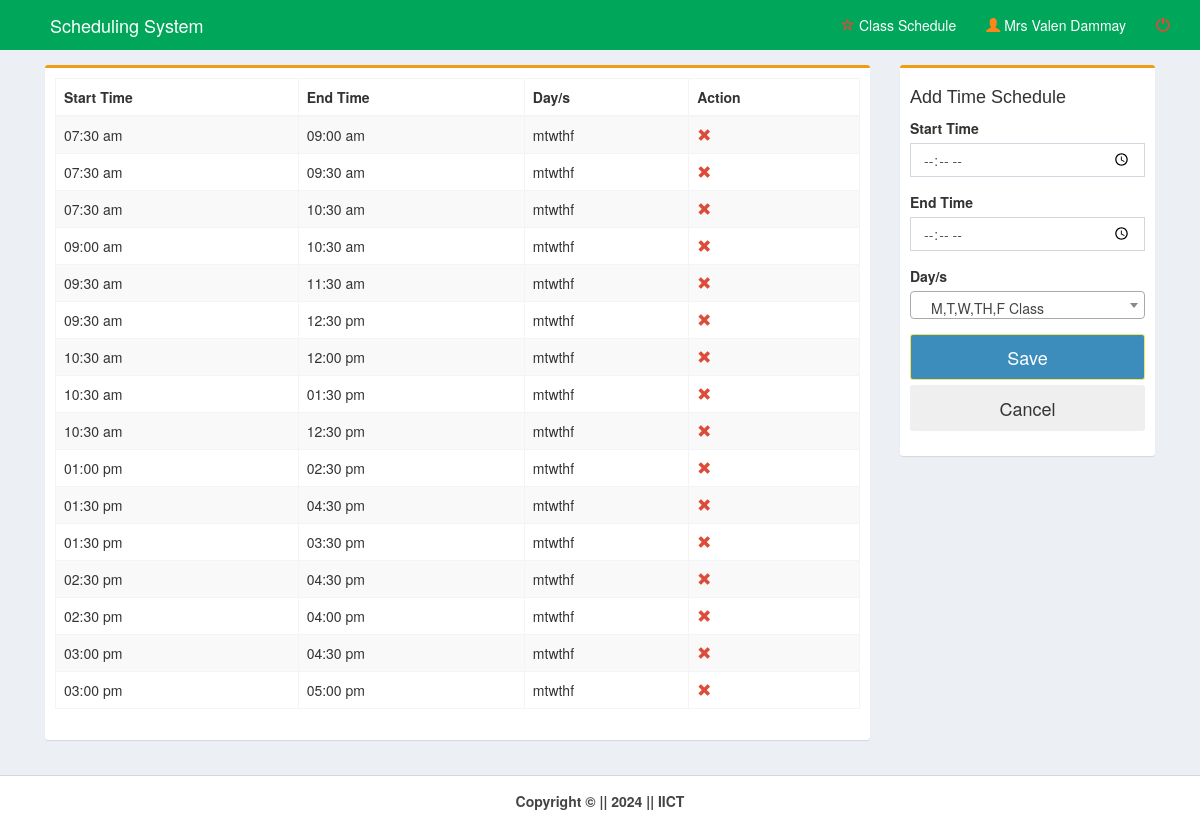
/pages/time.php (signed in), run on the app's committed database.
### tables this page shows
CREATE TABLE `time` (
  `time_id` int(11) NOT NULL,
  `time_start` time NOT NULL,
  `time_end` time NOT NULL,
  `days` varchar(15) NOT NULL
);

### pages/time.php (the view, shortened to what this page needs)
<!DOCTYPE html>
<html>
<head>
    <link rel="stylesheet" href="../bootstrap/css/bootstrap.min.css">
    <link rel="stylesheet" href="../plugins/datatables/dataTables.bootstrap.css">
    <link rel="stylesheet" href="../dist/css/AdminLTE.min.css">
    <link rel="stylesheet" href="../plugins/select2/select2.min.css">
    <link rel="stylesheet" href="../dist/css/skins/_all-skins.min.css">
</head>
<body class="hold-transition skin-green layout-top-nav" onload="myFunction()">
    <div class="wrapper">
        <div class="content-wrapper">
            <div class="container">
                <section class="content">
                    <div class="row">
                        <div class="col-md-9">
                            <div class="box box-warning">
                                <div class="box-body">
                                    <div class="row">
                                        <div class="col-md-12">
                                            <table class="table table-bordered table-striped"
                                                style="margin-right:-10px">
                                                <thead>
                                                    <tr>
                                                        <th>Start Time</th>
                                                        <th>End Time</th>
                                                        <th>Day/s</th>
                                                        <th>Action</th>
                                                    </tr>
                                                </thead>
                                                <?php
        include('../dist/includes/dbcon.php');
        $query=mysqli_query($con,"select * from time order by days,time_start")or die(mysqli_error($con));
          while($row=mysqli_fetch_array($query)){
            $id=$row['time_id'];
            $start=date("h:i a",strtotime($row['time_start']));
            $end=date("h:i a",strtotime($row['time_end']));
            $day=$row['days'];
    ?>
                                                <tr>
                                                    <td><?php echo $start;?></td>
                                                    <td><?php echo $end;?></td>
                                                    <td><?php echo $day;?></td>
                                                    <td>
                                                        <a id="removeme"
                                                            onclick="return confirm('Are you sure you want to delete this record?');"
                                                            href="time_del.php?id=<?php echo $id;?>">
                                                            <i class="glyphicon glyphicon-remove text-red"></i></a>
                                                    </td>
                                                </tr>
                                                <?php }?>
                                            </table>
                                        </div>
                                        <div class="col-md-6">
                                        </div>
                                    </div>
                                </div>
                            </div>
                        </div>
                        <div class="col-md-3">
                            <div class="box box-warning">
                                <div class="box-body">
                                    <div id="form">
                                        <div class="row">
                                            <form method="post" action="time_save.php">
                                                <div class="col-md-12">
                                                    <h4>Add Time Schedule</h4>
                                                    <div class="form-group">
                                                        <label for="date">Start Time</label><br>
                                                        <input type="time" class="form-control" name="start"
                                                            placeholder="Start Time" required>
                                                    </div>
                                                    <div class="form-group">
                                                        <label for="date">End Time</label><br>
                                                        <input type="time" class="form-control" name="end"
                                                            placeholder="End Time" required>
                                                    </div>
                                                    <div class="form-group">
                                                        <label for="date">Day/s</label><br>
                                                    </div>
                                                </div>
                                        </div>
                                        <div class="form-group">
                                            <button class="btn btn-lg btn-block btn-primary" id="daterange-btn"
                                                name="save" type="submit">
                                                Save
                                            </button>
                                            <button class="btn btn-lg btn-block" id="daterange-btn" type="reset">
                                                Cancel
                                            </button>
                                        </div>
                                    </div>
                                </div>
                            </div>
                        </div>
                    </div>
                </section>
            </div>
        </div>
        <?php include('../dist/includes/footer.php');?>
    </div>
</body>
</html>

### data on the page
time: time_start "07:30 am", time_end "09:00 am", days "mtwthf"
time: time_start "07:30 am", time_end "09:30 am", days "mtwthf"
time: time_start "07:30 am", time_end "10:30 am", days "mtwthf"
time: time_start "09:00 am", time_end "10:30 am", days "mtwthf"
time: time_start "09:30 am", time_end "11:30 am", days "mtwthf"
time: time_start "09:30 am", time_end "12:30 pm", days "mtwthf"
time: time_start "10:30 am", time_end "12:00 pm", days "mtwthf"
time: time_start "10:30 am", time_end "01:30 pm", days "mtwthf"
time: time_start "10:30 am", time_end "12:30 pm", days "mtwthf"
time: time_start "01:00 pm", time_end "02:30 pm", days "mtwthf"
time: time_start "01:30 pm", time_end "04:30 pm", days "mtwthf"
time: time_start "01:30 pm", time_end "03:30 pm", days "mtwthf"
time: time_start "02:30 pm", time_end "04:30 pm", days "mtwthf"
time: time_start "02:30 pm", time_end "04:00 pm", days "mtwthf"
time: time_start "03:00 pm", time_end "04:30 pm", days "mtwthf"
time: time_start "03:00 pm", time_end "05:00 pm", days "mtwthf"

### other printed values
$_SESSION['name'] "Mrs Valen Dammay"
